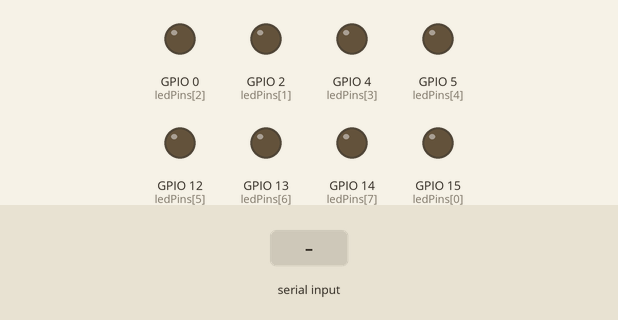
Simulated run of this sketch. Board: ESP32. Parts: output pins drawn as LEDs (lit = HIGH). Dashed ring = blinking. The test bench sets the inputs (shaded band). Nothing arrives over Bluetooth unless stated; what the sketch prints to the serial monitor is not drawn.

Above: at 1.2 s.
1.3 s: "flow\n" received over the second serial link
At 1.42 s:
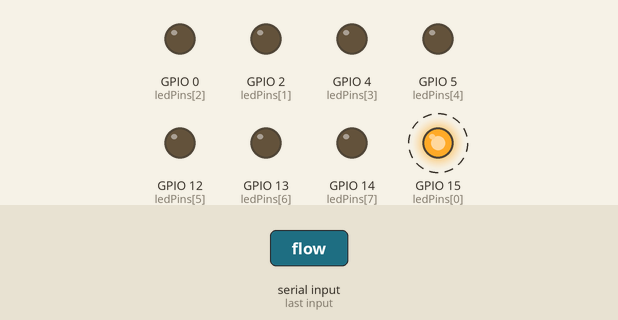
4.3 s: "on\n" received over the second serial link
At 5.5 s:
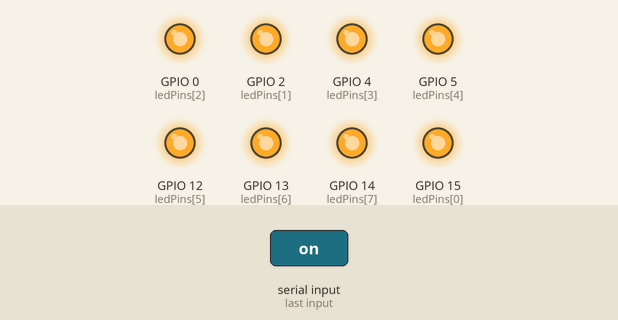
5.8 s: "marquee\n" received over the second serial link
At 6.79 s:
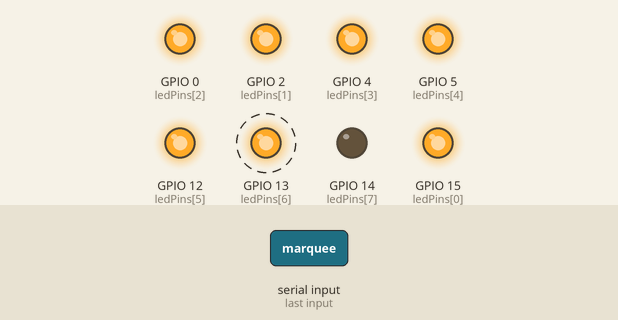
8.8 s: "1\n" received over the second serial link
At 9.7 s:
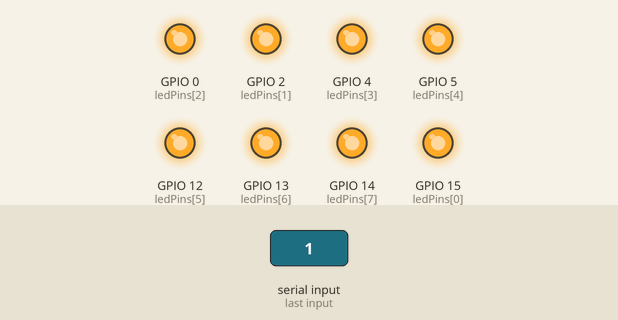
10.3 s: "off\n" received over the second serial link
At 11.6 s:
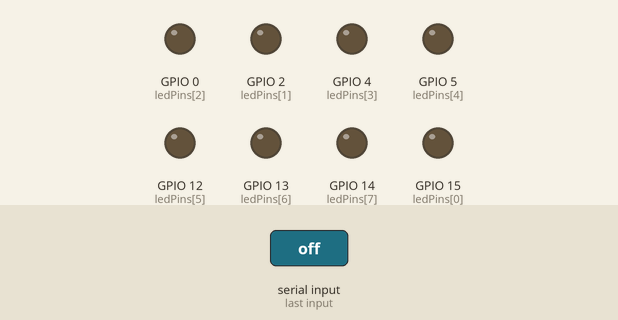
Timing chart, 0 to 12.8 s (numbered marks = the images above; inputs shaded):
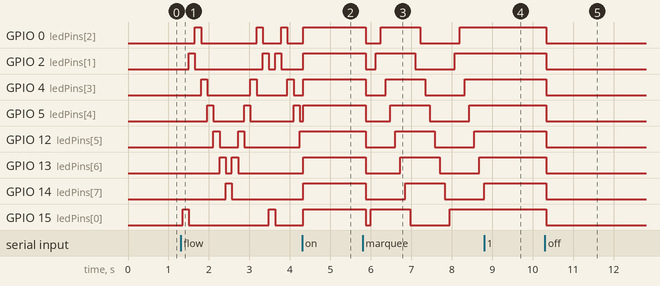

The sketch:

Bluetooth-LED-Control.ino
```cpp
// 引入ESP32经典蓝牙串口库
#include "BluetoothSerial.h"

// ==================== 硬件定义（已确认正确）====================
#define LED_COUNT 8 // D1-D8共8个LED
// 顺序: D1 → D2 → D3 → D4 → D5 → D6 → D7 → D8
const int ledPins[LED_COUNT] = {
  15,  // D1 (GPIO15)
  2,   // D2 (GPIO2)
  0,   // D3 (GPIO0)
  4,   // D4 (GPIO4)
  5,   // D5 (GPIO5)
  12,  // D6 (GPIO12)
  13,  // D7 (GPIO13)
  14   // D8 (GPIO14)
};

// ==================== 全局状态变量 ====================
BluetoothSerial SerialBT;

// 工作模式枚举
enum Mode { NORMAL, FLOWING, MARQUEE };
Mode currentMode = NORMAL;

// -------------------- 流水灯状态 --------------------
unsigned long flowLastUpdate = 0;
const long flowInterval = 150; // 流水灯切换间隔(ms)
int flowCurrentLed = 0;
bool flowDirection = true;

// -------------------- 跑马灯状态 --------------------
unsigned long marqueeLastUpdate = 0;
const long marqueeInterval = 120; // 跑马灯切换间隔(ms)
int marqueeStep = 0; // 0=点亮阶段, 1=熄灭阶段
int marqueeCurrentLed = 0;

// ==================== 通用控制函数 ====================
// 同时控制所有LED
void controlAllLEDs(bool state) {
  for (int i = 0; i < LED_COUNT; i++) {
    digitalWrite(ledPins[i], state ? HIGH : LOW);
  }
}

// 停止所有特效，恢复正常模式
void stopAllEffects() {
  currentMode = NORMAL;
  controlAllLEDs(false); // 停止时全部关闭
}

// ==================== 流水灯功能 ====================
void startFlowingLight() {
  stopAllEffects(); // 先停止其他特效
  currentMode = FLOWING;
  flowCurrentLed = 0;
  flowDirection = true;
  flowLastUpdate = millis();
  digitalWrite(ledPins[flowCurrentLed], HIGH);
}

void updateFlowingLight() {
  if (millis() - flowLastUpdate >= flowInterval) {
    flowLastUpdate = millis();

    digitalWrite(ledPins[flowCurrentLed], LOW);

    if (flowDirection) {
      flowCurrentLed++;
      if (flowCurrentLed >= LED_COUNT) {
        flowCurrentLed = LED_COUNT - 2;
        flowDirection = false;
      }
    } else {
      flowCurrentLed--;
      if (flowCurrentLed < 0) {
        flowCurrentLed = 1;
        flowDirection = true;
      }
    }

    digitalWrite(ledPins[flowCurrentLed], HIGH);
  }
}

// ==================== 跑马灯功能（经典逐个点亮熄灭）====================
void startMarquee() {
  stopAllEffects(); // 先停止其他特效
  currentMode = MARQUEE;
  marqueeStep = 0; // 从点亮阶段开始
  marqueeCurrentLed = 0;
  marqueeLastUpdate = millis();
}

void updateMarquee() {
  if (millis() - marqueeLastUpdate >= marqueeInterval) {
    marqueeLastUpdate = millis();

    if (marqueeStep == 0) {
      // 阶段1：从D1到D8逐个点亮
      digitalWrite(ledPins[marqueeCurrentLed], HIGH);
      marqueeCurrentLed++;

      // 全部点亮后切换到熄灭阶段
      if (marqueeCurrentLed >= LED_COUNT) {
        marqueeStep = 1;
        marqueeCurrentLed = 0;
      }
    } else {
      // 阶段2：从D1到D8逐个熄灭
      digitalWrite(ledPins[marqueeCurrentLed], LOW);
      marqueeCurrentLed++;

      // 全部熄灭后重新开始点亮阶段
      if (marqueeCurrentLed >= LED_COUNT) {
        marqueeStep = 0;
        marqueeCurrentLed = 0;
      }
    }
  }
}

// ==================== 测试功能 ====================
void testAllLEDs() {
  SerialBT.println("开始逐个测试LED...");
  Serial.println("开始逐个测试LED...");

  for (int i = 0; i < LED_COUNT; i++) {
    digitalWrite(ledPins[i], HIGH);
    Serial.print("点亮LED");
    Serial.print(i+1);
    Serial.print(" (D");
    Serial.print(i+1);
    Serial.println(")");
    delay(500);
    digitalWrite(ledPins[i], LOW);
    delay(200);
  }

  SerialBT.println("所有LED测试完成");
  Serial.println("所有LED测试完成");
}

// ==================== 初始化 ====================
void setup() {
  Serial.begin(115200);

  // 初始化所有LED引脚
  for (int i = 0; i < LED_COUNT; i++) {
    pinMode(ledPins[i], OUTPUT);
    digitalWrite(ledPins[i], LOW);
  }

  Serial.println("正在启动蓝牙串口服务...");
  SerialBT.begin("ESP32-8LED-Marquee");

  Serial.println("蓝牙串口服务已启动");
  Serial.println("设备名称: ESP32-8LED-Marquee");
  Serial.println("配对密码: 1234");
  Serial.println("支持特效: 流水灯/经典跑马灯");
  Serial.println("等待手机连接...");
}

// ==================== 主循环 ====================
void loop() {
  // 根据当前模式更新特效
  switch (currentMode) {
    case FLOWING:
      updateFlowingLight();
      break;
    case MARQUEE:
      updateMarquee();
      break;
    default:
      break;
  }

  // 处理蓝牙数据
  if (SerialBT.available()) {
    uint8_t data = SerialBT.read();

    Serial.print("收到数据: HEX=0x");
    Serial.print(data, HEX);
    Serial.print(", DEC=");
    Serial.println(data);

    // HEX指令处理
    switch (data) {
      case 0x00: // 关闭所有LED，停止所有特效
        stopAllEffects();
        SerialBT.println("All LEDs OFF");
        Serial.println("执行: 关闭所有LED，停止所有特效");
        break;

      case 0x01: // 打开所有LED，停止所有特效
        stopAllEffects();
        controlAllLEDs(true);
        SerialBT.println("All LEDs ON");
        Serial.println("执行: 打开所有LED");
        break;

      case 0x02: // 查询当前状态
        SerialBT.print("当前模式: ");
        switch (currentMode) {
          case NORMAL: SerialBT.println("正常模式"); break;
          case FLOWING: SerialBT.println("流水灯模式"); break;
          case MARQUEE: SerialBT.println("跑马灯模式"); break;
        }
        Serial.println("执行: 查询状态");
        break;

      case 0x03: // 逐个测试LED
        testAllLEDs();
        break;

      case 0x04: // 启动来回流水灯
        startFlowingLight();
        SerialBT.println("来回流水灯已启动");
        Serial.println("执行: 启动来回流水灯");
        break;

      case 0x06: // 启动经典跑马灯
        startMarquee();
        SerialBT.println("经典跑马灯已启动");
        Serial.println("执行: 启动经典跑马灯");
        break;

      case 0x05: // 停止所有特效
        stopAllEffects();
        SerialBT.println("所有特效已停止");
        Serial.println("执行: 停止所有特效");
        break;

      default:
        // 文本指令处理
        static String cmd = "";
        char c = (char)data;

        if (c == '\n' || c == '\r') {
          cmd.trim();
          cmd.toLowerCase();

          if (cmd == "on" || cmd == "1") {
            stopAllEffects();
            controlAllLEDs(true);
            SerialBT.println("All ON");
          }
          else if (cmd == "off" || cmd == "0") {
            stopAllEffects();
            SerialBT.println("All OFF");
          }
          else if (cmd == "flow") {
            startFlowingLight();
            SerialBT.println("流水灯已启动");
          }
          else if (cmd == "marquee" || cmd == "pmd") {
            startMarquee();
            SerialBT.println("跑马灯已启动");
          }
          else if (cmd == "stop") {
            stopAllEffects();
            SerialBT.println("所有特效已停止");
          }
          else if (cmd == "test") {
            testAllLEDs();
          }
          else if (cmd == "help") {
            SerialBT.println("=== 8个LED全功能指令列表 ===");
            SerialBT.println("【HEX模式】");
            SerialBT.println("00 - 关闭所有LED，停止特效");
            SerialBT.println("01 - 打开所有LED，停止特效");
            SerialBT.println("02 - 查询当前状态");
            SerialBT.println("03 - 逐个测试LED");
            SerialBT.println("04 - 启动来回流水灯");
            SerialBT.println("06 - 启动经典跑马灯");
            SerialBT.println("05 - 停止所有特效");
            SerialBT.println("【文本模式】");
            SerialBT.println("ON/1    - 打开所有LED");
            SerialBT.println("OFF/0   - 关闭所有LED");
            SerialBT.println("FLOW    - 启动流水灯");
            SerialBT.println("MARQUEE - 启动跑马灯");
            SerialBT.println("STOP    - 停止所有特效");
            SerialBT.println("TEST    - 测试所有LED");
            SerialBT.println("HELP    - 显示帮助");
            SerialBT.println("===========================");
          }

          cmd = "";
        }
        else {
          cmd += c;
        }
        break;
    }
  }

  delay(10);
}
```

Measured:
- after the input at 1.3 s, GPIO 0 (ledPins[2]): goes HIGH 0.15 s, LOW 1.4 s, HIGH 0.15 s, LOW 0.46 s, HIGH 0.15 s, then LOW, starting after 0.35 s; GPIO 2 (ledPins[1]): goes HIGH 0.15 s, LOW 1.7 s, HIGH 0.15 s, LOW 0.15 s, HIGH 0.15 s, then LOW, starting after 0.20 s
- after the input at 4.3 s, GPIO 12 (ledPins[5]): stays HIGH (without the input it goes to LOW after 0.10 s)
- after the input at 5.8 s, GPIO 0 (ledPins[2]): HIGH → LOW after 0.08 s, → HIGH 0.37 s later, → LOW 0.98 s later, → HIGH 0.98 s later; GPIO 2 (ledPins[1]): HIGH → LOW after 0.08 s, → HIGH 0.24 s later, → LOW 0.98 s later, → HIGH 0.98 s later
- after the input at 8.8 s, GPIO 0 (ledPins[2]): stays HIGH (without the input it goes to LOW after 0.37 s); GPIO 2 (ledPins[1]): stays HIGH (without the input it goes to LOW after 0.25 s)
- after the input at 10.3 s, GPIO 0 (ledPins[2]), GPIO 2 (ledPins[1]), GPIO 4 (ledPins[3]), GPIO 5 (ledPins[4]), GPIO 12 (ledPins[5]), GPIO 13 (ledPins[6]), GPIO 14 (ledPins[7]), GPIO 15 (ledPins[0]): HIGH → LOW at once
